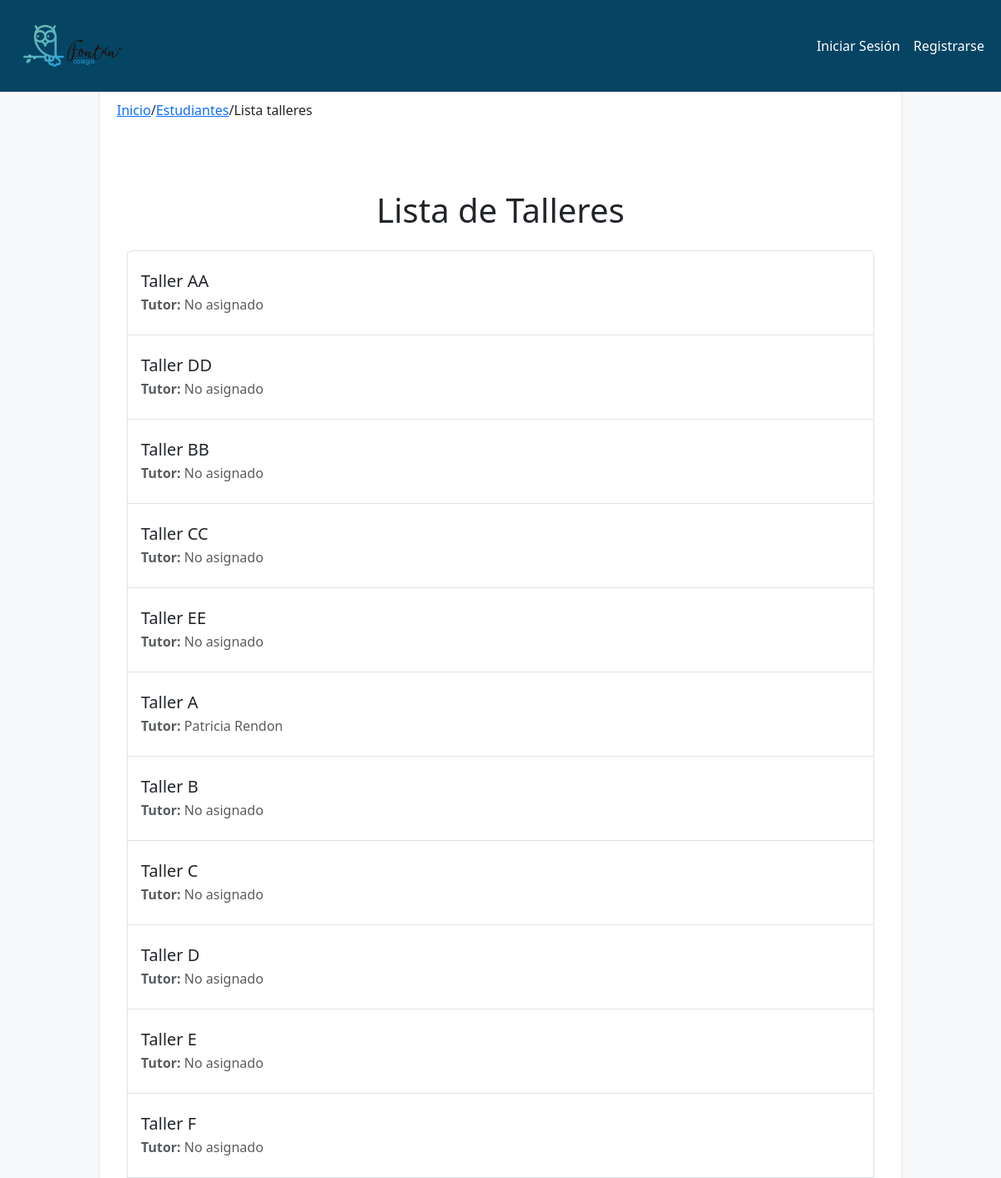
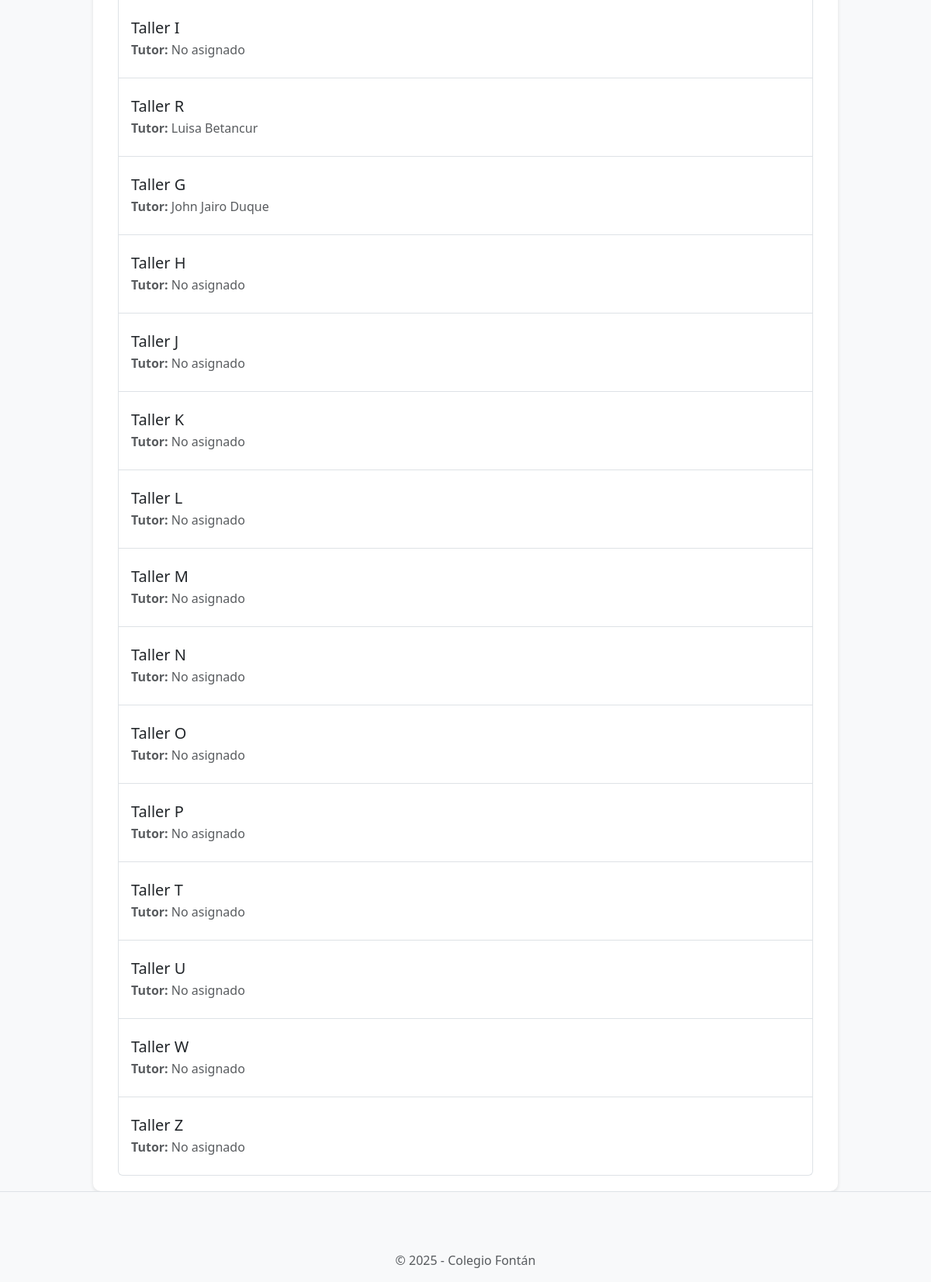
Screenshot of /workshops/list/ with the database file from the repository (2 pictures, top to bottom).
### workshops/models.py (models this page shows, shortened)
class Workshop(models.Model):
    WORKSHOP_TYPES = [
        ('primary', 'Primaria'),
        ('high_school', 'Bachillerato'),
        ('collective', 'Colectivo'),
    ]
    workshop_id = models.AutoField(primary_key=True)
    name = models.CharField(max_length=100, unique=True)
    tutor = models.ForeignKey(
        'tutors.Tutor',
        on_delete=models.SET_NULL,
        null=True,
        blank=True,
        related_name='workshops'  # Esta línea permite acceder a los talleres desde el tutor
    )
    max_capacity = models.IntegerField(default=25)
    type = models.CharField(
        max_length=20,
        choices=WORKSHOP_TYPES,
        default='primary'
    )

### tutors/models.py (models this page shows, shortened)
class Tutor(models.Model):
    tutor_id = models.AutoField(primary_key=True)
    user = models.OneToOneField(
        User,
        on_delete=models.CASCADE,
        related_name="tutor_profile"
    )
    student = models.ForeignKey(
        Student,
        on_delete=models.SET_NULL,
        null=True,
        blank=True
    )

### workshops/views.py (the view)
# urls.py: path('list/', views.list_workshops, name='list_workshops'),
def list_workshops(request):
    workshops = Workshop.objects.all()
    return render(request, 'workshops/list.html', {'workshops': workshops})

### workshops/templates/workshops/list.html
{% extends 'base.html' %}
{% block breadcrumb %}
  <a href="{% url 'home.home' %}">Inicio</a>
  <span>/</span>
  <a href="{% url 'students.student_list' %}">Estudiantes</a>
  <span>/</span>
  <span>Lista talleres</span>
{% endblock %}
{% block content %}
<div class="container mt-4">
  <h1 class="text-center mb-4">Lista de Talleres</h1>
  <div class="list-group">
    {% for workshop in workshops %}
      <a
        href="{% url 'workshops:students_by_workshop' workshop.workshop_id %}"
        class="list-group-item list-group-item-action py-4"
      >
        <h5 class="mb-1">{{ workshop.name }}</h5>
        <p class="mb-0 text-muted">
          <strong>Tutor:</strong>
          {% if workshop.tutor %}
            {{ workshop.tutor.user.first_name }} {{ workshop.tutor.user.last_name }}
          {% else %}
            No asignado
          {% endif %}
        </p>
      </a>
    {% endfor %}
  </div>
</div>
{% endblock %}

### horariosfontanproyecto/templates/base.html (style rules this page uses)
body { background-color: #f8f9fa; }
.container { max-width: 960px; margin: 0 auto; }

### horariosfontanproyecto/templates/navbar.html (style rules this page uses)
:root { --primary-color: #064463; --secondary-color: #1C5471; --hover-color: #163E59; --text-color: #fff; --bg-color: #f9f9f9; }

### rows the page displays
Workshop: name "Taller AA", shows "No asignado"
Workshop: name "Taller DD", shows "No asignado"
Workshop: name "Taller BB", shows "No asignado"
Workshop: name "Taller CC", shows "No asignado"
Workshop: name "Taller EE", shows "No asignado"
Workshop: name "Taller A", tutor.user.first_name "Patricia", tutor.user.last_name "Rendon"
Workshop: name "Taller B", shows "No asignado"
Workshop: name "Taller C", shows "No asignado"
Workshop: name "Taller D", shows "No asignado"
Workshop: name "Taller E", shows "No asignado"
Workshop: name "Taller F", shows "No asignado"
Workshop: name "Taller I", shows "No asignado"
Workshop: name "Taller R", tutor.user.first_name "Luisa", tutor.user.last_name "Betancur"
Workshop: name "Taller G", tutor.user.first_name "John Jairo", tutor.user.last_name "Duque"
Workshop: name "Taller H", shows "No asignado"
Workshop: name "Taller J", shows "No asignado"
Workshop: name "Taller K", shows "No asignado"
Workshop: name "Taller L", shows "No asignado"
Workshop: name "Taller M", shows "No asignado"
Workshop: name "Taller N", shows "No asignado"
Workshop: name "Taller O", shows "No asignado"
Workshop: name "Taller P", shows "No asignado"
Workshop: name "Taller T", shows "No asignado"
Workshop: name "Taller U", shows "No asignado"
Workshop: name "Taller W", shows "No asignado"
Workshop: name "Taller Z", shows "No asignado"
